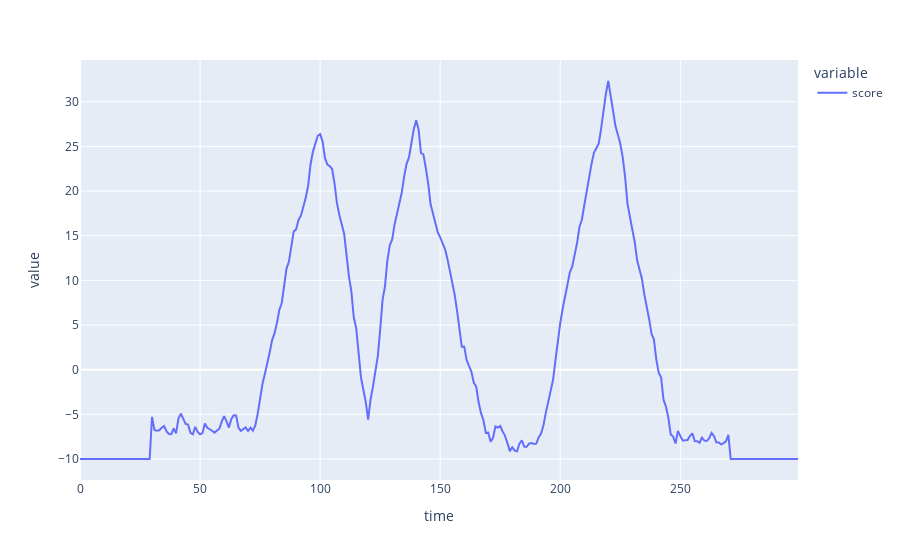

Here is the notebook cell this chart was saved with:
### Code cell
import plotly.express as px

px.line(detection_scores)

### Figure 1 — Plotly figure (JSON) as saved in the notebook; plotly's stock layout.template omitted (floating-point values rounded to 4 significant figures; data arrays with more than 128 entries replaced by an {"elided": "..."} marker saying what was removed)
{"data": [{"hovertemplate": "variable=score<br>time=%{x}<br>value=%{y}<extra></extra>", "legendgroup": "score", "line": {"color": "#636efa", "dash": "solid"}, "marker": {"symbol": "circle"}, "mode": "lines", "name": "score", "orientation": "v", "showlegend": true, "type": "scatter", "x": {"elided": "300 int values"}, "xaxis": "x", "y": {"elided": "300 float values"}, "yaxis": "y"}], "layout": {"legend": {"title": {"text": "variable"}, "tracegroupgap": 0}, "margin": {"t": 60}, "xaxis": {"anchor": "y", "domain": [0, 1], "title": {"text": "time"}}, "yaxis": {"anchor": "x", "domain": [0, 1], "title": {"text": "value"}}}}
